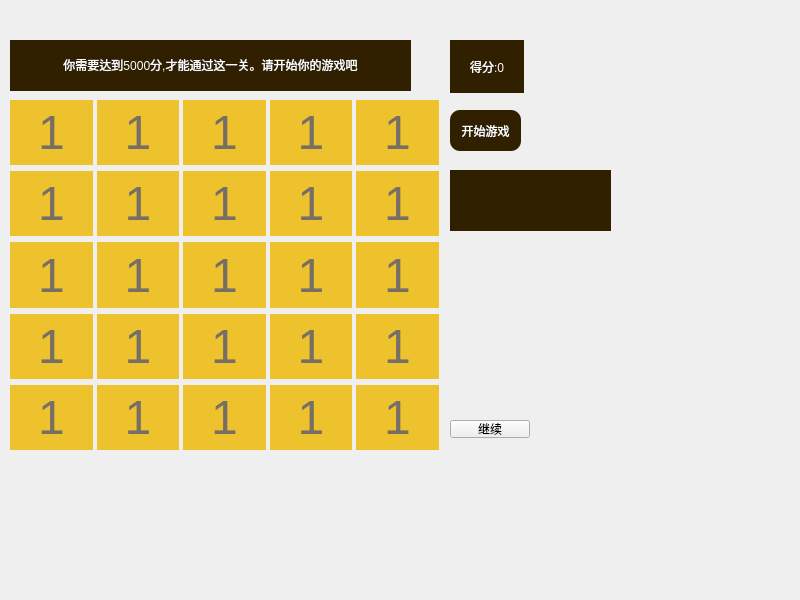
<?xml version="1.0" encoding="UTF-8"?>
<ui version="4.0">
 <class>game2048</class>
 <widget class="QWidget" name="game2048">
  <property name="geometry">
   <rect>
    <x>0</x>
    <y>0</y>
    <width>800</width>
    <height>600</height>
   </rect>
  </property>
  <property name="windowTitle">
   <string>game2048</string>
  </property>
  <property name="styleSheet">
   <string notr="true"/>
  </property>
  <widget class="QWidget" name="gridWidget" native="true">
   <property name="geometry">
    <rect>
     <x>10</x>
     <y>100</y>
     <width>429</width>
     <height>350</height>
    </rect>
   </property>
   <layout class="QGridLayout" name="gridLayout">
    <property name="horizontalSpacing">
     <number>4</number>
    </property>
    <item row="0" column="0">
     <widget class="QLabel" name="block_1">
      <property name="minimumSize">
       <size>
        <width>30</width>
        <height>30</height>
       </size>
      </property>
      <property name="font">
       <font>
        <pointsize>-1</pointsize>
       </font>
      </property>
      <property name="contextMenuPolicy">
       <enum>Qt::DefaultContextMenu</enum>
      </property>
      <property name="styleSheet">
       <string notr="true">background-color: #EEC22D; color: #776E65; font-size: 48px;</string>
      </property>
      <property name="frameShape">
       <enum>QFrame::NoFrame</enum>
      </property>
      <property name="frameShadow">
       <enum>QFrame::Raised</enum>
      </property>
      <property name="text">
       <string>1</string>
      </property>
      <property name="alignment">
       <set>Qt::AlignCenter</set>
      </property>
     </widget>
    </item>
    <item row="1" column="0">
     <widget class="QLabel" name="block_6">
      <property name="minimumSize">
       <size>
        <width>30</width>
        <height>30</height>
       </size>
      </property>
      <property name="font">
       <font>
        <pointsize>-1</pointsize>
       </font>
      </property>
      <property name="contextMenuPolicy">
       <enum>Qt::DefaultContextMenu</enum>
      </property>
      <property name="styleSheet">
       <string notr="true">background-color: #EEC22D; color: #776E65; font-size: 48px;</string>
      </property>
      <property name="frameShape">
       <enum>QFrame::NoFrame</enum>
      </property>
      <property name="frameShadow">
       <enum>QFrame::Raised</enum>
      </property>
      <property name="text">
       <string>1</string>
      </property>
      <property name="alignment">
       <set>Qt::AlignCenter</set>
      </property>
     </widget>
    </item>
    <item row="4" column="0">
     <widget class="QLabel" name="block_21">
      <property name="minimumSize">
       <size>
        <width>30</width>
        <height>30</height>
       </size>
      </property>
      <property name="font">
       <font>
        <pointsize>-1</pointsize>
       </font>
      </property>
      <property name="contextMenuPolicy">
       <enum>Qt::DefaultContextMenu</enum>
      </property>
      <property name="styleSheet">
       <string notr="true">background-color: #EEC22D; color: #776E65; font-size: 48px;</string>
      </property>
      <property name="frameShape">
       <enum>QFrame::NoFrame</enum>
      </property>
      <property name="frameShadow">
       <enum>QFrame::Raised</enum>
      </property>
      <property name="text">
       <string>1</string>
      </property>
      <property name="alignment">
       <set>Qt::AlignCenter</set>
      </property>
     </widget>
    </item>
    <item row="3" column="1">
     <widget class="QLabel" name="block_17">
      <property name="minimumSize">
       <size>
        <width>30</width>
        <height>30</height>
       </size>
      </property>
      <property name="font">
       <font>
        <pointsize>-1</pointsize>
       </font>
      </property>
      <property name="contextMenuPolicy">
       <enum>Qt::DefaultContextMenu</enum>
      </property>
      <property name="styleSheet">
       <string notr="true">background-color: #EEC22D; color: #776E65; font-size: 48px;</string>
      </property>
      <property name="frameShape">
       <enum>QFrame::NoFrame</enum>
      </property>
      <property name="frameShadow">
       <enum>QFrame::Raised</enum>
      </property>
      <property name="text">
       <string>1</string>
      </property>
      <property name="alignment">
       <set>Qt::AlignCenter</set>
      </property>
     </widget>
    </item>
    <item row="1" column="4">
     <widget class="QLabel" name="block_10">
      <property name="minimumSize">
       <size>
        <width>30</width>
        <height>30</height>
       </size>
      </property>
      <property name="font">
       <font>
        <pointsize>-1</pointsize>
       </font>
      </property>
      <property name="contextMenuPolicy">
       <enum>Qt::DefaultContextMenu</enum>
      </property>
      <property name="styleSheet">
       <string notr="true">background-color: #EEC22D; color: #776E65; font-size: 48px;</string>
      </property>
      <property name="frameShape">
       <enum>QFrame::NoFrame</enum>
      </property>
      <property name="frameShadow">
       <enum>QFrame::Raised</enum>
      </property>
      <property name="text">
       <string>1</string>
      </property>
      <property name="alignment">
       <set>Qt::AlignCenter</set>
      </property>
     </widget>
    </item>
    <item row="3" column="4">
     <widget class="QLabel" name="block_20">
      <property name="minimumSize">
       <size>
        <width>30</width>
        <height>30</height>
       </size>
      </property>
      <property name="font">
       <font>
        <pointsize>-1</pointsize>
       </font>
      </property>
      <property name="contextMenuPolicy">
       <enum>Qt::DefaultContextMenu</enum>
      </property>
      <property name="styleSheet">
       <string notr="true">background-color: #EEC22D; color: #776E65; font-size: 48px;</string>
      </property>
      <property name="frameShape">
       <enum>QFrame::NoFrame</enum>
      </property>
      <property name="frameShadow">
       <enum>QFrame::Raised</enum>
      </property>
      <property name="text">
       <string>1</string>
      </property>
      <property name="alignment">
       <set>Qt::AlignCenter</set>
      </property>
     </widget>
    </item>
    <item row="0" column="1">
     <widget class="QLabel" name="block_2">
      <property name="minimumSize">
       <size>
        <width>30</width>
        <height>30</height>
       </size>
      </property>
      <property name="font">
       <font>
        <pointsize>-1</pointsize>
       </font>
      </property>
      <property name="contextMenuPolicy">
       <enum>Qt::DefaultContextMenu</enum>
      </property>
      <property name="styleSheet">
       <string notr="true">background-color: #EEC22D; color: #776E65; font-size: 48px;</string>
      </property>
      <property name="frameShape">
       <enum>QFrame::NoFrame</enum>
      </property>
      <property name="frameShadow">
       <enum>QFrame::Raised</enum>
      </property>
      <property name="text">
       <string>1</string>
      </property>
      <property name="alignment">
       <set>Qt::AlignCenter</set>
      </property>
     </widget>
    </item>
    <item row="4" column="4">
     <widget class="QLabel" name="block_25">
      <property name="minimumSize">
       <size>
        <width>30</width>
        <height>30</height>
       </size>
      </property>
      <property name="font">
       <font>
        <pointsize>-1</pointsize>
       </font>
      </property>
      <property name="contextMenuPolicy">
       <enum>Qt::DefaultContextMenu</enum>
      </property>
      <property name="styleSheet">
       <string notr="true">background-color: #EEC22D; color: #776E65; font-size: 48px;</string>
      </property>
      <property name="frameShape">
       <enum>QFrame::NoFrame</enum>
      </property>
      <property name="frameShadow">
       <enum>QFrame::Raised</enum>
      </property>
      <property name="text">
       <string>1</string>
      </property>
      <property name="alignment">
       <set>Qt::AlignCenter</set>
      </property>
     </widget>
    </item>
    <item row="0" column="4">
     <widget class="QLabel" name="block_5">
      <property name="minimumSize">
       <size>
        <width>30</width>
        <height>30</height>
       </size>
      </property>
      <property name="font">
       <font>
        <pointsize>-1</pointsize>
       </font>
      </property>
      <property name="contextMenuPolicy">
       <enum>Qt::DefaultContextMenu</enum>
      </property>
      <property name="styleSheet">
       <string notr="true">background-color: #EEC22D; color: #776E65; font-size: 48px;</string>
      </property>
      <property name="frameShape">
       <enum>QFrame::NoFrame</enum>
      </property>
      <property name="frameShadow">
       <enum>QFrame::Raised</enum>
      </property>
      <property name="text">
       <string>1</string>
      </property>
      <property name="alignment">
       <set>Qt::AlignCenter</set>
      </property>
     </widget>
    </item>
    <item row="1" column="2">
     <widget class="QLabel" name="block_8">
      <property name="minimumSize">
       <size>
        <width>30</width>
        <height>30</height>
       </size>
      </property>
      <property name="font">
       <font>
        <pointsize>-1</pointsize>
       </font>
      </property>
      <property name="contextMenuPolicy">
       <enum>Qt::DefaultContextMenu</enum>
      </property>
      <property name="styleSheet">
       <string notr="true">background-color: #EEC22D; color: #776E65; font-size: 48px;</string>
      </property>
      <property name="frameShape">
       <enum>QFrame::NoFrame</enum>
      </property>
      <property name="frameShadow">
       <enum>QFrame::Raised</enum>
      </property>
      <property name="text">
       <string>1</string>
      </property>
      <property name="alignment">
       <set>Qt::AlignCenter</set>
      </property>
     </widget>
    </item>
    <item row="1" column="1">
     <widget class="QLabel" name="block_7">
      <property name="minimumSize">
       <size>
        <width>30</width>
        <height>30</height>
       </size>
      </property>
      <property name="font">
       <font>
        <pointsize>-1</pointsize>
       </font>
      </property>
      <property name="contextMenuPolicy">
       <enum>Qt::DefaultContextMenu</enum>
      </property>
      <property name="styleSheet">
       <string notr="true">background-color: #EEC22D; color: #776E65; font-size: 48px;</string>
      </property>
      <property name="frameShape">
       <enum>QFrame::NoFrame</enum>
      </property>
      <property name="frameShadow">
       <enum>QFrame::Raised</enum>
      </property>
      <property name="text">
       <string>1</string>
      </property>
      <property name="alignment">
       <set>Qt::AlignCenter</set>
      </property>
     </widget>
    </item>
    <item row="2" column="2">
     <widget class="QLabel" name="block_13">
      <property name="minimumSize">
       <size>
        <width>30</width>
        <height>30</height>
       </size>
      </property>
      <property name="font">
       <font>
        <pointsize>-1</pointsize>
       </font>
      </property>
      <property name="contextMenuPolicy">
       <enum>Qt::DefaultContextMenu</enum>
      </property>
      <property name="styleSheet">
       <string notr="true">background-color: #EEC22D; color: #776E65; font-size: 48px;</string>
      </property>
      <property name="frameShape">
       <enum>QFrame::NoFrame</enum>
      </property>
      <property name="frameShadow">
       <enum>QFrame::Raised</enum>
      </property>
      <property name="text">
       <string>1</string>
      </property>
      <property name="alignment">
       <set>Qt::AlignCenter</set>
      </property>
     </widget>
    </item>
    <item row="3" column="2">
     <widget class="QLabel" name="block_18">
      <property name="minimumSize">
       <size>
        <width>30</width>
        <height>30</height>
       </size>
      </property>
      <property name="font">
       <font>
        <pointsize>-1</pointsize>
       </font>
      </property>
      <property name="contextMenuPolicy">
       <enum>Qt::DefaultContextMenu</enum>
      </property>
      <property name="styleSheet">
       <string notr="true">background-color: #EEC22D; color: #776E65; font-size: 48px;</string>
      </property>
      <property name="frameShape">
       <enum>QFrame::NoFrame</enum>
      </property>
      <property name="frameShadow">
       <enum>QFrame::Raised</enum>
      </property>
      <property name="text">
       <string>1</string>
      </property>
      <property name="alignment">
       <set>Qt::AlignCenter</set>
      </property>
     </widget>
    </item>
    <item row="3" column="0">
     <widget class="QLabel" name="block_16">
      <property name="minimumSize">
       <size>
        <width>30</width>
        <height>30</height>
       </size>
      </property>
      <property name="font">
       <font>
        <pointsize>-1</pointsize>
       </font>
      </property>
      <property name="contextMenuPolicy">
       <enum>Qt::DefaultContextMenu</enum>
      </property>
      <property name="styleSheet">
       <string notr="true">background-color: #EEC22D; color: #776E65; font-size: 48px;</string>
      </property>
      <property name="frameShape">
       <enum>QFrame::NoFrame</enum>
      </property>
      <property name="frameShadow">
       <enum>QFrame::Raised</enum>
      </property>
      <property name="text">
       <string>1</string>
      </property>
      <property name="alignment">
       <set>Qt::AlignCenter</set>
      </property>
     </widget>
    </item>
    <item row="4" column="1">
     <widget class="QLabel" name="block_22">
      <property name="minimumSize">
       <size>
        <width>30</width>
        <height>30</height>
       </size>
      </property>
      <property name="font">
       <font>
        <pointsize>-1</pointsize>
       </font>
      </property>
      <property name="contextMenuPolicy">
       <enum>Qt::DefaultContextMenu</enum>
      </property>
      <property name="styleSheet">
       <string notr="true">background-color: #EEC22D; color: #776E65; font-size: 48px;</string>
      </property>
      <property name="frameShape">
       <enum>QFrame::NoFrame</enum>
      </property>
      <property name="frameShadow">
       <enum>QFrame::Raised</enum>
      </property>
      <property name="text">
       <string>1</string>
      </property>
      <property name="alignment">
       <set>Qt::AlignCenter</set>
      </property>
     </widget>
    </item>
    <item row="4" column="3">
     <widget class="QLabel" name="block_24">
      <property name="minimumSize">
       <size>
        <width>30</width>
        <height>30</height>
       </size>
      </property>
      <property name="font">
       <font>
        <pointsize>-1</pointsize>
       </font>
      </property>
      <property name="contextMenuPolicy">
       <enum>Qt::DefaultContextMenu</enum>
      </property>
      <property name="styleSheet">
       <string notr="true">background-color: #EEC22D; color: #776E65; font-size: 48px;</string>
      </property>
      <property name="frameShape">
       <enum>QFrame::NoFrame</enum>
      </property>
      <property name="frameShadow">
       <enum>QFrame::Raised</enum>
      </property>
      <property name="text">
       <string>1</string>
      </property>
      <property name="alignment">
       <set>Qt::AlignCenter</set>
      </property>
     </widget>
    </item>
    <item row="2" column="4">
     <widget class="QLabel" name="block_15">
      <property name="minimumSize">
       <size>
        <width>30</width>
        <height>30</height>
       </size>
      </property>
      <property name="font">
       <font>
        <pointsize>-1</pointsize>
       </font>
      </property>
      <property name="contextMenuPolicy">
       <enum>Qt::DefaultContextMenu</enum>
      </property>
      <property name="styleSheet">
       <string notr="true">background-color: #EEC22D; color: #776E65; font-size: 48px;</string>
      </property>
      <property name="frameShape">
       <enum>QFrame::NoFrame</enum>
      </property>
      <property name="frameShadow">
       <enum>QFrame::Raised</enum>
      </property>
      <property name="text">
       <string>1</string>
      </property>
      <property name="alignment">
       <set>Qt::AlignCenter</set>
      </property>
     </widget>
    </item>
    <item row="3" column="3">
     <widget class="QLabel" name="block_19">
      <property name="minimumSize">
       <size>
        <width>30</width>
        <height>30</height>
       </size>
      </property>
      <property name="font">
       <font>
        <pointsize>-1</pointsize>
       </font>
      </property>
      <property name="contextMenuPolicy">
       <enum>Qt::DefaultContextMenu</enum>
      </property>
      <property name="styleSheet">
       <string notr="true">background-color: #EEC22D; color: #776E65; font-size: 48px;</string>
      </property>
      <property name="frameShape">
       <enum>QFrame::NoFrame</enum>
      </property>
      <property name="frameShadow">
       <enum>QFrame::Raised</enum>
      </property>
      <property name="text">
       <string>1</string>
      </property>
      <property name="alignment">
       <set>Qt::AlignCenter</set>
      </property>
     </widget>
    </item>
    <item row="2" column="0">
     <widget class="QLabel" name="block_11">
      <property name="minimumSize">
       <size>
        <width>30</width>
        <height>30</height>
       </size>
      </property>
      <property name="font">
       <font>
        <pointsize>-1</pointsize>
       </font>
      </property>
      <property name="contextMenuPolicy">
       <enum>Qt::DefaultContextMenu</enum>
      </property>
      <property name="styleSheet">
       <string notr="true">background-color: #EEC22D; color: #776E65; font-size: 48px;</string>
      </property>
      <property name="frameShape">
       <enum>QFrame::NoFrame</enum>
      </property>
      <property name="frameShadow">
       <enum>QFrame::Raised</enum>
      </property>
      <property name="text">
       <string>1</string>
      </property>
      <property name="alignment">
       <set>Qt::AlignCenter</set>
      </property>
     </widget>
    </item>
    <item row="2" column="3">
     <widget class="QLabel" name="block_14">
      <property name="minimumSize">
       <size>
        <width>30</width>
        <height>30</height>
       </size>
      </property>
      <property name="font">
       <font>
        <pointsize>-1</pointsize>
       </font>
      </property>
      <property name="contextMenuPolicy">
       <enum>Qt::DefaultContextMenu</enum>
      </property>
      <property name="styleSheet">
       <string notr="true">background-color: #EEC22D; color: #776E65; font-size: 48px;</string>
      </property>
      <property name="frameShape">
       <enum>QFrame::NoFrame</enum>
      </property>
      <property name="frameShadow">
       <enum>QFrame::Raised</enum>
      </property>
      <property name="text">
       <string>1</string>
      </property>
      <property name="alignment">
       <set>Qt::AlignCenter</set>
      </property>
     </widget>
    </item>
    <item row="1" column="3">
     <widget class="QLabel" name="block_9">
      <property name="minimumSize">
       <size>
        <width>30</width>
        <height>30</height>
       </size>
      </property>
      <property name="font">
       <font>
        <pointsize>-1</pointsize>
       </font>
      </property>
      <property name="contextMenuPolicy">
       <enum>Qt::DefaultContextMenu</enum>
      </property>
      <property name="styleSheet">
       <string notr="true">background-color: #EEC22D; color: #776E65; font-size: 48px;</string>
      </property>
      <property name="frameShape">
       <enum>QFrame::NoFrame</enum>
      </property>
      <property name="frameShadow">
       <enum>QFrame::Raised</enum>
      </property>
      <property name="text">
       <string>1</string>
      </property>
      <property name="alignment">
       <set>Qt::AlignCenter</set>
      </property>
     </widget>
    </item>
    <item row="0" column="3">
     <widget class="QLabel" name="block_4">
      <property name="minimumSize">
       <size>
        <width>30</width>
        <height>30</height>
       </size>
      </property>
      <property name="font">
       <font>
        <pointsize>-1</pointsize>
       </font>
      </property>
      <property name="contextMenuPolicy">
       <enum>Qt::DefaultContextMenu</enum>
      </property>
      <property name="styleSheet">
       <string notr="true">background-color: #EEC22D; color: #776E65; font-size: 48px;</string>
      </property>
      <property name="frameShape">
       <enum>QFrame::NoFrame</enum>
      </property>
      <property name="frameShadow">
       <enum>QFrame::Raised</enum>
      </property>
      <property name="text">
       <string>1</string>
      </property>
      <property name="alignment">
       <set>Qt::AlignCenter</set>
      </property>
     </widget>
    </item>
    <item row="2" column="1">
     <widget class="QLabel" name="block_12">
      <property name="minimumSize">
       <size>
        <width>30</width>
        <height>30</height>
       </size>
      </property>
      <property name="font">
       <font>
        <pointsize>-1</pointsize>
       </font>
      </property>
      <property name="contextMenuPolicy">
       <enum>Qt::DefaultContextMenu</enum>
      </property>
      <property name="styleSheet">
       <string notr="true">background-color: #EEC22D; color: #776E65; font-size: 48px;</string>
      </property>
      <property name="frameShape">
       <enum>QFrame::NoFrame</enum>
      </property>
      <property name="frameShadow">
       <enum>QFrame::Raised</enum>
      </property>
      <property name="text">
       <string>1</string>
      </property>
      <property name="alignment">
       <set>Qt::AlignCenter</set>
      </property>
     </widget>
    </item>
    <item row="0" column="2">
     <widget class="QLabel" name="block_3">
      <property name="minimumSize">
       <size>
        <width>30</width>
        <height>30</height>
       </size>
      </property>
      <property name="font">
       <font>
        <pointsize>-1</pointsize>
       </font>
      </property>
      <property name="contextMenuPolicy">
       <enum>Qt::DefaultContextMenu</enum>
      </property>
      <property name="styleSheet">
       <string notr="true">background-color: #EEC22D; color: #776E65; font-size: 48px;</string>
      </property>
      <property name="frameShape">
       <enum>QFrame::NoFrame</enum>
      </property>
      <property name="frameShadow">
       <enum>QFrame::Raised</enum>
      </property>
      <property name="text">
       <string>1</string>
      </property>
      <property name="alignment">
       <set>Qt::AlignCenter</set>
      </property>
     </widget>
    </item>
    <item row="4" column="2">
     <widget class="QLabel" name="block_23">
      <property name="minimumSize">
       <size>
        <width>30</width>
        <height>30</height>
       </size>
      </property>
      <property name="font">
       <font>
        <pointsize>-1</pointsize>
       </font>
      </property>
      <property name="contextMenuPolicy">
       <enum>Qt::DefaultContextMenu</enum>
      </property>
      <property name="styleSheet">
       <string notr="true">background-color: #EEC22D; color: #776E65; font-size: 48px;</string>
      </property>
      <property name="frameShape">
       <enum>QFrame::NoFrame</enum>
      </property>
      <property name="frameShadow">
       <enum>QFrame::Raised</enum>
      </property>
      <property name="text">
       <string>1</string>
      </property>
      <property name="alignment">
       <set>Qt::AlignCenter</set>
      </property>
     </widget>
    </item>
   </layout>
  </widget>
  <widget class="QLabel" name="label">
   <property name="geometry">
    <rect>
     <x>450</x>
     <y>40</y>
     <width>74</width>
     <height>53</height>
    </rect>
   </property>
   <property name="styleSheet">
    <string notr="true">background: rgb(48, 32, 0); 
font: 12pt &quot;华文琥珀&quot;;
color:rgb(255, 255, 255)</string>
   </property>
   <property name="text">
    <string>得分:0</string>
   </property>
   <property name="alignment">
    <set>Qt::AlignCenter</set>
   </property>
  </widget>
  <widget class="QLabel" name="info_label">
   <property name="geometry">
    <rect>
     <x>10</x>
     <y>40</y>
     <width>401</width>
     <height>51</height>
    </rect>
   </property>
   <property name="styleSheet">
    <string notr="true">background: rgb(48, 32, 0); 
font: 12pt &quot;华文琥珀&quot;;
color:rgb(255, 255, 255)</string>
   </property>
   <property name="text">
    <string>&lt;html&gt;&lt;head/&gt;&lt;body&gt;&lt;p align=&quot;center&quot;&gt;你需要达到5000分,才能通过这一关。请开始你的游戏吧&lt;/p&gt;&lt;/body&gt;&lt;/html&gt;</string>
   </property>
   <property name="textFormat">
    <enum>Qt::AutoText</enum>
   </property>
   <property name="alignment">
    <set>Qt::AlignCenter</set>
   </property>
  </widget>
  <widget class="QPushButton" name="start_button">
   <property name="geometry">
    <rect>
     <x>450</x>
     <y>110</y>
     <width>71</width>
     <height>41</height>
    </rect>
   </property>
   <property name="styleSheet">
    <string notr="true">border-radius: 10px; /*圆角半径*/background: rgb(48, 32, 0); 
font: 12pt &quot;华文琥珀&quot;;
color:rgb(255, 255, 255)</string>
   </property>
   <property name="text">
    <string>开始游戏</string>
   </property>
  </widget>
  <widget class="QLabel" name="res_label">
   <property name="geometry">
    <rect>
     <x>450</x>
     <y>170</y>
     <width>161</width>
     <height>61</height>
    </rect>
   </property>
   <property name="styleSheet">
    <string notr="true">background: rgb(48, 32, 0); 
font: 12pt &quot;华文琥珀&quot;;
color:rgb(255, 255, 255)</string>
   </property>
   <property name="text">
    <string/>
   </property>
   <property name="alignment">
    <set>Qt::AlignCenter</set>
   </property>
  </widget>
  <widget class="QPushButton" name="next_button">
   <property name="geometry">
    <rect>
     <x>450</x>
     <y>420</y>
     <width>80</width>
     <height>18</height>
    </rect>
   </property>
   <property name="text">
    <string>继续</string>
   </property>
  </widget>
 </widget>
 <resources/>
 <connections/>
</ui>
